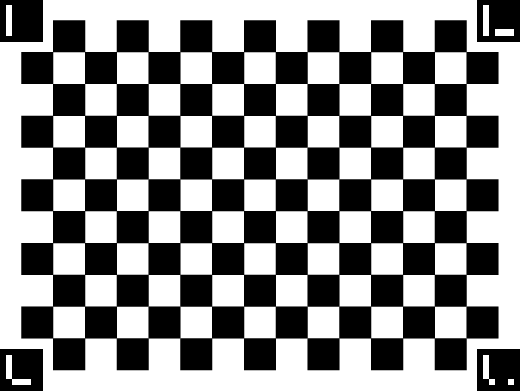
#> input picture lab6/chess_board.png, 520 x 392 px
$ python harris_chess.py
#> lines starting #> are read from the running program, lines starting #| are printed output that depends on the picture; after the words box and inside, x2 and y2 are one past the last pixel; in counts of white or black regions, pixels touching at a corner belong together
import cv2
import numpy as np

img = cv2.imread('chess_board.png')
#> img is the input picture: shape (392, 520, 3); min 0, max 255, mean 141.8
gray_scale = np.float32(
    cv2.cvtColor(img, cv2.COLOR_BGR2GRAY)
)

detector_responses = cv2.cornerHarris(gray_scale, 2, 3, 0.04)
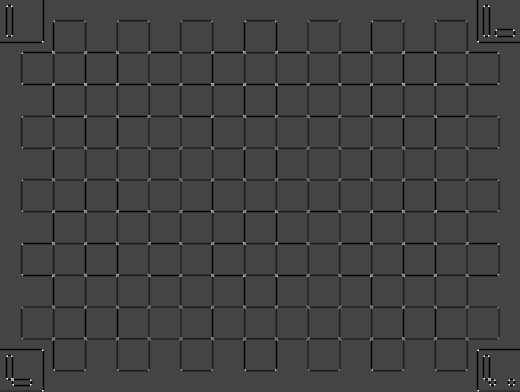
#> detector_responses: shape (392, 520) float32; min -169130016, max 458335776, mean -8086063.5; drawn with min black and max white
detector_responses = cv2.dilate(detector_responses, None)
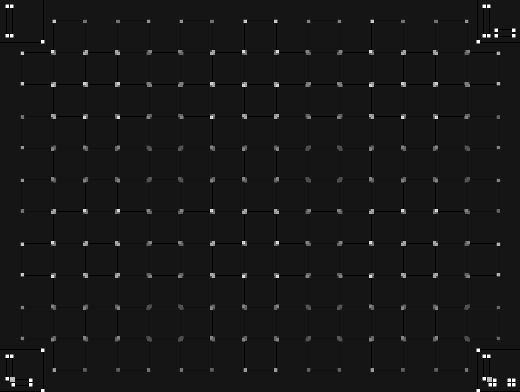
#> detector_responses: shape (392, 520) float32; min -42282504, max 458335776, mean 4071229.5; drawn with min black and max white

img[detector_responses > 0.01 * detector_responses.max()] = [0, 0, 255]
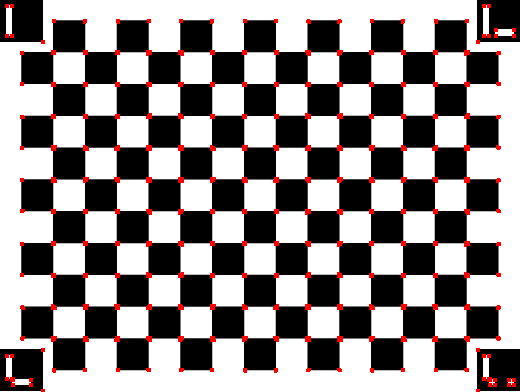
#> img: shape (392, 520, 3); 2.74% of pixels changed, all inside (x1, y1, x2, y2) = (5, 4, 516, 392)
cv2.imshow('Harris Demo', img)

if cv2.waitKey(0) & 0xff == 27:
#> (key Esc is pressed here)
    cv2.destroyAllWindows()
